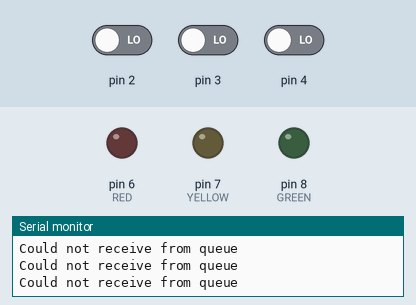
This sketch was run on a simulated Arduino Uno, built with avr-gcc and run on an emulated ATmega328P. Parts: output pins drawn as LEDs (lit = HIGH), the last lines printed to the serial monitor. Dashed ring = blinking. Inputs (shaded band) come from the test bench; at power-on: pin 4 LOW, pin 2 LOW, pin 3 LOW.

Above: at 1.2 s.
1.3 s: pin 4 driven HIGH
At 1.6 s:
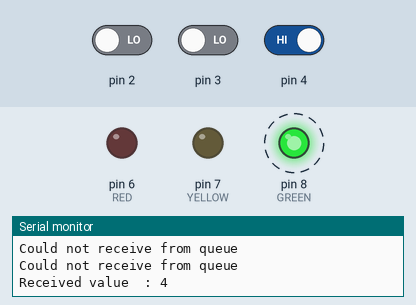
4.3 s: pin 2 driven HIGH and pin 3 driven HIGH
At 11.0 s:
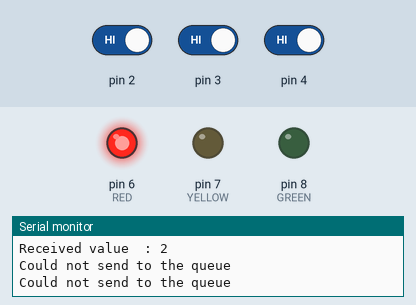
At 20.1 s:
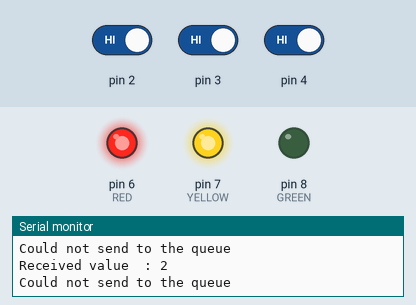
Timing chart, 0 to 35.7 s (numbered marks = the images above; inputs shaded):
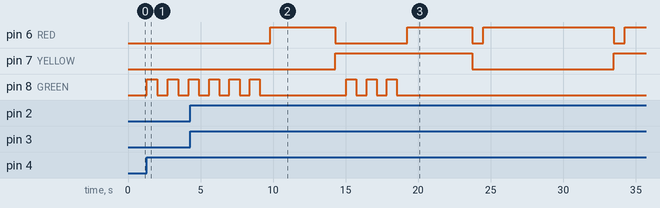

The sketch:

sketch_nov03a.ino
```cpp
#include <Arduino_FreeRTOS.h>
#include "queue.h"

#define SW1 2
#define SW2 3
#define SW3 4

#define RED     6
#define YELLOW  7
#define GREEN    8

QueueHandle_t Blinking;

void setup(){
  Serial.begin(9600);
    //สร้าง Queue
    Blinking =  xQueueCreate(5, sizeof(int32_t));
    //สร้าง Task
    xTaskCreate(vSenderTask, "Sender Task 1", 100, SW1, 1, NULL);
    xTaskCreate(vSenderTask, "Sender Task 2", 100, SW2, 1, NULL);
    xTaskCreate(vSenderTask, "Sender Task 3", 100, SW3, 1, NULL);
    xTaskCreate(vReceiverTask, "Receiver Task", 100, NULL, 1, NULL);

}

void vSenderTask(void *pvParameters)
{
  /*
  เช็คว่ามีการกดสวิตซ์หรือไม่ ถ้ามีการกดจะให้ค่าของตัวแปร valueToSend มีค่าเท่ากับ Pin ที่มีการกด
  ไม่งั้นก็จะมีค่าเป็น 0 จากนั้นจะมีการตรวจสอบว่า หาก valueToSend มีค่าไม่เท่ากับ 0 (คือมีการกด) ก็ให้ส่งค่าเข้าไปในคิว
  */
  BaseType_t qStatus;
  int32_t valueToSend = 0;
  int SW = (int32_t)pvParameters;
  pinMode(SW, INPUT);
  const TickType_t xTicksToWait = pdMS_TO_TICKS(100);
  while (1)
  {
    if (digitalRead(SW) == HIGH)
      valueToSend = SW;
    else
      valueToSend = 0;
    if (valueToSend != 0) {
      qStatus = xQueueSend(Blinking, &valueToSend, xTicksToWait);
      if (qStatus !=  pdPASS)
      {
        Serial.println("Could not send to the queue");
      }
      vTaskDelay(100);
    }
  }
}

void vReceiverTask(void *pvParameters)
{
  int32_t valueReceived;
  BaseType_t qStatus;
  const TickType_t xTicksToWait = pdMS_TO_TICKS(100);
  bool yellow_blink = false;
  bool green_blink = false;
  int greencount = 0;
  pinMode(RED, OUTPUT);
  pinMode(YELLOW, OUTPUT);
  pinMode(GREEN, OUTPUT);
  while (1)
  {
    qStatus = xQueueReceive(Blinking, &valueReceived, xTicksToWait);
    if (qStatus  != pdPASS)
    {
      Serial.println("Could not receive from queue ");
    }
    else
    {
      Serial.print("Received value  : ");
      Serial.println(valueReceived);
      if (valueReceived == 2) {
          digitalWrite(RED,HIGH);
          vTaskDelay(300);
          digitalWrite(RED,LOW);
      } else if (valueReceived == 3) {
          yellow_blink = true;
          if(yellow_blink){
              digitalWrite(YELLOW,!digitalRead(YELLOW));
              vTaskDelay(50);
            }
          else{
            digitalWrite(YELLOW,LOW);
            }
      } else if (valueReceived == 4){
          //green_blink = !green_blink;
          if(greencount == 3){greencount = 0;}
          while(greencount != 3){
            digitalWrite(GREEN,HIGH);
            delay(700);
            digitalWrite(GREEN,LOW);
            greencount += 1;
            delay(700);
          }
        }
      else {
        vTaskDelay(1);
      }
    }
  }
}
void loop() {}
```

Measured:
- after the input at 1.3 s, pin 8 (GREEN): alternates HIGH for 0.72 s and LOW for 0.72 s, starting at once
- after the input at 4.3 s, pin 6 (RED): goes HIGH 4.5 s, LOW 5.0 s, HIGH 4.5 s, LOW 0.75 s, HIGH 9.0 s, LOW 0.75 s, then HIGH, starting after 5.5 s; pin 7 (YELLOW): LOW → HIGH after 10.0 s, → LOW 9.5 s later, → HIGH 9.8 s later
